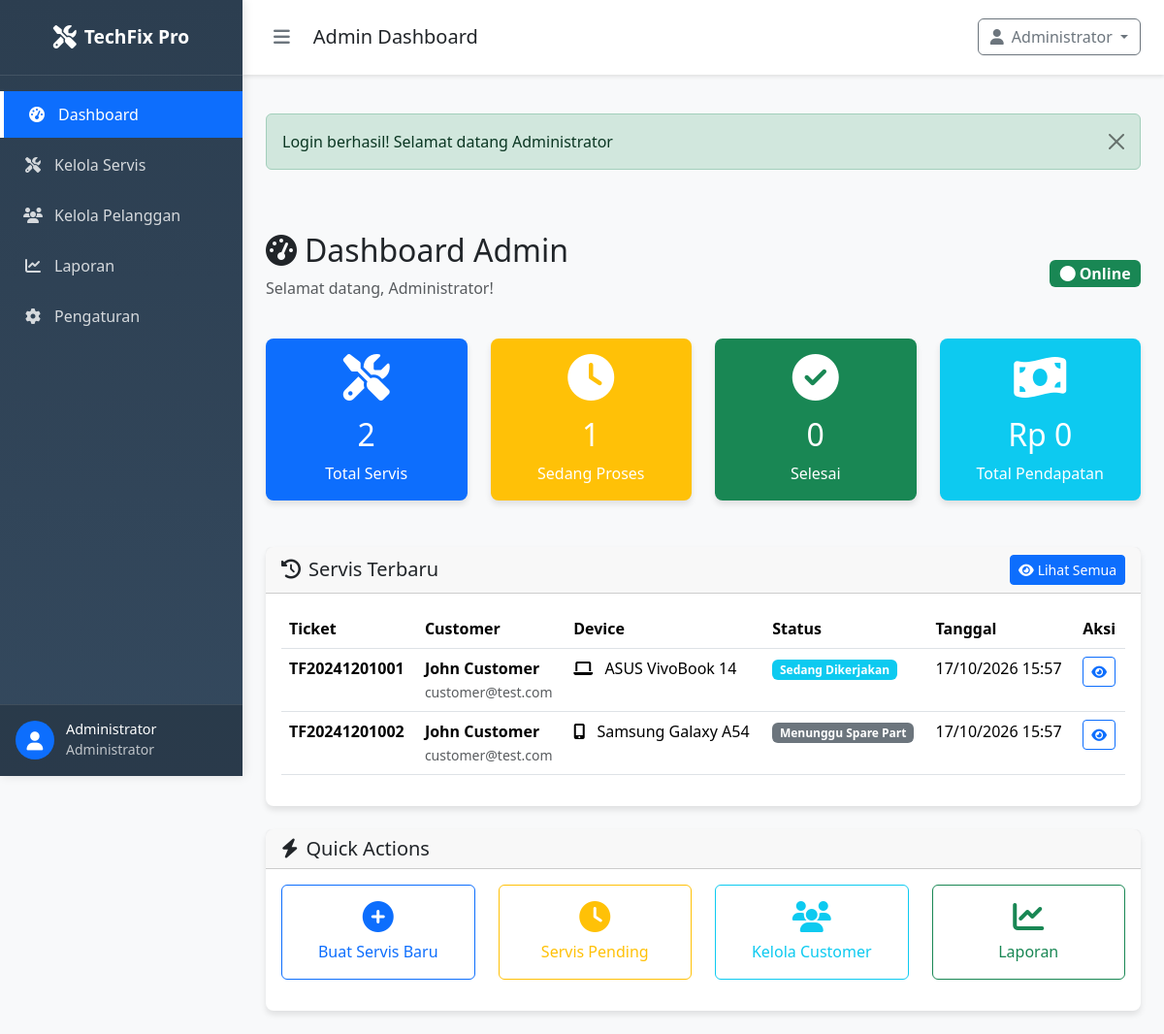
/SOURCE_CODE_APLIKASI/admin/dashboard.php (signed in), run on the app's committed database.
### tables this page shows
CREATE TABLE `settings` (
  `id` int(11) NOT NULL AUTO_INCREMENT,
  `setting_key` varchar(100) NOT NULL,
  `setting_value` text DEFAULT NULL,
  `setting_type` enum('string','number','boolean','json') NOT NULL DEFAULT 'string',
  `description` text DEFAULT NULL,
  `is_public` tinyint(1) NOT NULL DEFAULT 0,
  `created_at` timestamp NOT NULL DEFAULT current_timestamp(),
  `updated_at` timestamp NOT NULL DEFAULT current_timestamp() ON UPDATE current_timestamp(),
  PRIMARY KEY (`id`),
  UNIQUE KEY `setting_key` (`setting_key`)
);

CREATE TABLE `services` (
  `id` int(11) NOT NULL AUTO_INCREMENT,
  `customer_id` int(11) NOT NULL,
  `ticket_number` varchar(20) NOT NULL,
  `device_type` enum('laptop','computer','handphone') NOT NULL,
  `device_brand` varchar(50) NOT NULL,
  `device_model` varchar(100) NOT NULL,
  `serial_number` varchar(100) DEFAULT NULL,
  `problem_description` text NOT NULL,
  `status` enum('pending','in_progress','waiting_parts','testing','completed','delivered','cancelled') NOT NULL DEFAULT 'pending',
  `estimated_cost` decimal(10,2) DEFAULT NULL,
  `final_cost` decimal(10,2) DEFAULT NULL,
  `estimated_completion` datetime DEFAULT NULL,
  `actual_completion` datetime DEFAULT NULL,
  `technician_notes` text DEFAULT NULL,
  `notes` text DEFAULT NULL,
  `priority` enum('low','medium','high','urgent') NOT NULL DEFAULT 'medium',
  `warranty_period` int(11) DEFAULT NULL COMMENT 'Warranty in days',
  `parts_used` text DEFAULT NULL COMMENT 'JSON array of parts used',
  `labor_hours` decimal(4,2) DEFAULT NULL,
  `created_at` timestamp NOT NULL DEFAULT current_timestamp(),
  `updated_at` timestamp NOT NULL DEFAULT current_timestamp() ON UPDATE current_timestamp(),
  PRIMARY KEY (`id`),
  UNIQUE KEY `ticket_number` (`ticket_number`),
  KEY `customer_id` (`customer_id`),
  KEY `idx_status` (`status`),
  KEY `idx_device_type` (`device_type`),
  KEY `idx_priority` (`priority`),
  KEY `idx_created_at` (`created_at`),
  CONSTRAINT `services_ibfk_1` FOREIGN KEY (`customer_id`) REFERENCES `users` (`id`) ON DELETE CASCADE
);

CREATE TABLE `users` (
  `id` int(11) NOT NULL AUTO_INCREMENT,
  `name` varchar(100) NOT NULL,
  `email` varchar(100) NOT NULL,
  `phone` varchar(20) DEFAULT NULL,
  `password` varchar(255) NOT NULL,
  `role` enum('admin','customer') NOT NULL DEFAULT 'customer',
  `address` text DEFAULT NULL,
  `is_active` tinyint(1) NOT NULL DEFAULT 1,
  `email_verified_at` timestamp NULL DEFAULT NULL,
  `remember_token` varchar(100) DEFAULT NULL,
  `created_at` timestamp NOT NULL DEFAULT current_timestamp(),
  `updated_at` timestamp NOT NULL DEFAULT current_timestamp() ON UPDATE current_timestamp(),
  PRIMARY KEY (`id`),
  UNIQUE KEY `email` (`email`),
  KEY `idx_role` (`role`),
  KEY `idx_is_active` (`is_active`)
);

### SOURCE_CODE_APLIKASI/admin/dashboard.php (the view, shortened to what the rows shown need)
<?php
require_once '../config/database.php';
require_once '../config/session.php';
require_once '../classes/Service.php';
require_once '../classes/User.php';
$serviceObj = new Service();
try {
    $recentServices = $serviceObj->getAllServices(5);
} catch(Exception $e) {
    $serviceStats = [
        'total' => 0,
        'pending' => 0,
        'in_progress' => 0,
        'completed' => 0,
        'delivered' => 0,
        'revenue' => 0
    ];
    $userStats = [
        'total' => 0,
        'customers' => 0,
        'admins' => 0
    ];
    $recentServices = [];
    setFlashMessage('error', 'Terjadi kesalahan saat memuat data: ' . $e->getMessage());
}
include '../includes/header.php';
?>
    <div class="row">
        <div class="col-12">
            <div class="d-flex justify-content-between align-items-center mb-4">
                <div>
                    <h2><i class="fas fa-tachometer-alt me-2"></i>Dashboard Admin</h2>
                </div>
            </div>
        </div>
    </div>
    <div class="row">
        <div class="col-12">
            <div class="card">
                <div class="card-body">
                    <?php if (!empty($recentServices)): ?>
                    <div class="table-responsive">
                        <table class="table table-hover">
                            <thead>
                                <tr>
                                    <th>Ticket</th>
                                    <th>Customer</th>
                                    <th>Device</th>
                                    <th>Status</th>
                                    <th>Tanggal</th>
                                    <th>Aksi</th>
                                </tr>
                            </thead>
                            <tbody>
                                <?php foreach ($recentServices as $service): ?>
                                <tr>
                                    <td>
                                        <strong><?php echo $service['ticket_number']; ?></strong>
                                    </td>
                                    <td>
                                        <div>
                                            <strong><?php echo htmlspecialchars($service['customer_name']); ?></strong><br>
                                            <small class="text-muted"><?php echo htmlspecialchars($service['customer_email']); ?></small>
                                        </div>
                                    </td>
                                    <td>
                                        <i class="fas fa-<?php echo $service['device_type'] === 'laptop' ? 'laptop' : ($service['device_type'] === 'computer' ? 'desktop' : 'mobile-alt'); ?> me-2"></i>
                                        <?php echo htmlspecialchars($service['device_brand'] . ' ' . $service['device_model']); ?>
                                    </td>
                                    <td>
                                        <span class="badge <?php echo getStatusBadge($service['status']); ?>">
                                            <?php echo getStatusText($service['status']); ?>
                                        </span>
                                    </td>
                                    <td><?php echo formatDate($service['created_at']); ?></td>
                                    <td>
                                        <a href="service_detail.php?id=<?php echo $service['id']; ?>"
                                           class="btn btn-sm btn-outline-primary">
                                            <i class="fas fa-eye"></i>
                                        </a>
                                    </td>
                                </tr>
                                <?php endforeach; ?>
                            </tbody>
                        </table>
                    </div>
                    <?php endif; ?>
                </div>
            </div>
        </div>
    </div>
<?php include '../includes/footer.php'; ?>

### SOURCE_CODE_APLIKASI/includes/header.php (shortened to what the rows shown need)
<!DOCTYPE html>
<html lang="id">
<head>
    <link href="https://cdn.jsdelivr.net/npm/bootstrap@5.3.2/dist/css/bootstrap.min.css" rel="stylesheet">
    <link rel="stylesheet" href="https://cdnjs.cloudflare.com/ajax/libs/font-awesome/6.4.0/css/all.min.css">
    <link rel="stylesheet" href="https://cdn.datatables.net/1.13.7/css/dataTables.bootstrap5.min.css">
    <link rel="stylesheet" href="https://cdn.jsdelivr.net/npm/sweetalert2@11.7.32/dist/sweetalert2.min.css">
</head>
<body>
    <?php
    $script_path = $_SERVER['PHP_SELF'];
    $current_page = basename($_SERVER['PHP_SELF'], '.php');
    $is_admin_page = strpos($script_path, '/admin/') !== false && strpos($script_path, '/public/') === false;
    $is_customer_page = strpos($script_path, '/customer/') !== false && strpos($script_path, '/public/') === false;
    $is_public_page = strpos($script_path, '/public/') !== false;
    $is_logged_in = function_exists('isLoggedIn') && isLoggedIn();
    $is_admin = function_exists('isAdmin') && isAdmin();
    $is_customer = function_exists('isCustomer') && isCustomer();
    $base_path = '';
    if ($is_admin_page || $is_customer_page || $is_public_page) {
        $base_path = '../';
    }
    $show_sidebar = $is_logged_in && ($is_admin || $is_customer);
    ?>
    <?php if ($show_sidebar): ?>
    <div class="sidebar" id="sidebar">
        <div class="sidebar-header">
            <a href="<?php echo $base_path; ?>index.php" class="brand">
                <i class="fas fa-tools"></i>
                <span class="brand-text"><?php echo getSiteName(); ?></span>
            </a>
        </div>
        <nav class="sidebar-nav">
            <?php if ($is_admin): ?>
            <div class="nav-item">
                <a href="<?php echo $is_admin_page ? '' : '../admin/'; ?>dashboard.php"
                   class="nav-link <?php echo $current_page === 'dashboard' ? 'active' : ''; ?>">
                    <i class="fas fa-tachometer-alt"></i>
                    <span>Dashboard</span>
                </a>
            </div>
            <div class="nav-item">
                <a href="<?php echo $is_admin_page ? '' : '../admin/'; ?>services.php"
                   class="nav-link <?php echo $current_page === 'services' || $current_page === 'service_detail' ? 'active' : ''; ?>">
                    <i class="fas fa-tools"></i>
                    <span>Kelola Servis</span>
                </a>
            </div>
            <div class="nav-item">
                <a href="<?php echo $is_admin_page ? '' : '../admin/'; ?>customers.php"
                   class="nav-link <?php echo $current_page === 'customers' ? 'active' : ''; ?>">
                    <i class="fas fa-users"></i>
                    <span>Kelola Pelanggan</span>
                </a>
            </div>
            <div class="nav-item">
                <a href="<?php echo $is_admin_page ? '' : '../admin/'; ?>reports.php"
                   class="nav-link <?php echo $current_page === 'reports' ? 'active' : ''; ?>">
                    <i class="fas fa-chart-line"></i>
                    <span>Laporan</span>
                </a>
            </div>
            <div class="nav-item">
                <a href="<?php echo $is_admin_page ? '' : '../admin/'; ?>settings.php"
                   class="nav-link <?php echo $current_page === 'settings' ? 'active' : ''; ?>">
                    <i class="fas fa-cog"></i>
                    <span>Pengaturan</span>
                </a>
            </div>
            <?php endif; ?>
        </nav>
        <div class="sidebar-user">
            <div class="user-info">
                <div class="user-avatar" style="background: none; padding: 0;">
                    <?php
                    if (function_exists('getCurrentUserId')) {
                        try {
                            require_once $base_path . 'classes/User.php';
                            $userObj = new User();
                            $avatarUrl = $userObj->getAvatarUrl(getCurrentUserId());
                            if ($avatarUrl !== 'assets/img/default-avatar.png' && file_exists($base_path . $avatarUrl)):
                    ?>
                        <img src="<?php echo $base_path . $avatarUrl; ?>" alt="Avatar" class="rounded-circle" style="width: 40px; height: 40px; object-fit: cover;">
                    <?php else: ?>
                        <div style="width: 40px; height: 40px; border-radius: 50%; background: var(--primary-color); display: flex; align-items: center; justify-content: center; color: white; font-size: 1.2rem;">
                            <i class="fas fa-user"></i>
                        </div>
                    <?php
                        endif;
                        } catch (Exception $e) {
                            echo '<div style="width: 40px; height: 40px; border-radius: 50%; background: var(--primary-color); display: flex; align-items: center; justify-content: center; color: white; font-size: 1.2rem;"><i class="fas fa-user"></i></div>';
                        }
                    } else {
                        echo '<div style="width: 40px; height: 40px; border-radius: 50%; background: var(--primary-color); display: flex; align-items: center; justify-content: center; color: white; font-size: 1.2rem;"><i class="fas fa-user"></i></div>';
                    }
                    ?>
                </div>
                <div class="user-details">
                    <h6><?php echo function_exists('getCurrentUserName') ? getCurrentUserName() : 'User'; ?></h6>
                    <small><?php echo $is_admin ? 'Administrator' : 'Customer'; ?></small>
                </div>
            </div>
        </div>
    </div>
    <?php endif; ?>
</body>
</html>

### data on the page
settings: setting_value "TechFix Pro"
services: ticket_number "TF20241201001", customer.name "John Customer", customer.email "customer@test.com", device_brand+device_model "ASUS VivoBook 14", status "Sedang Dikerjakan", created_at "17/10/2026 15:57"
services: ticket_number "TF20241201002", customer.name "John Customer", customer.email "customer@test.com", device_brand+device_model "Samsung Galaxy A54", status "Menunggu Spare Part", created_at "17/10/2026 15:57"

### other printed values
getCurrentUserName() "Administrator"
$page_title "Admin Dashboard"
$flash['message'] "Login berhasil! Selamat datang Administrator"
$serviceStats['total'] "2"
$serviceStats['pending'] + $serviceStats['in_progress'] "1"
$serviceStats['completed'] + $serviceStats['delivered'] "0"
formatRupiah($serviceStats['revenue']) "Rp 0"
